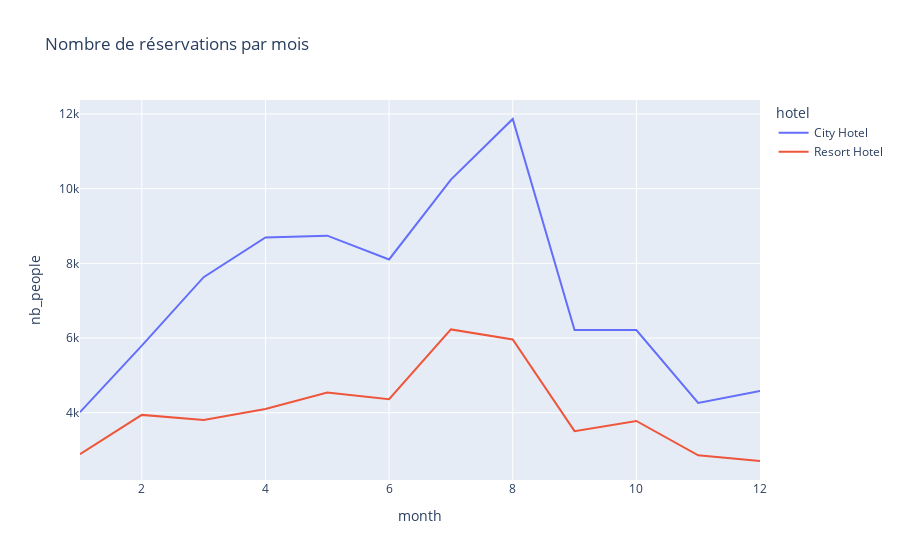

Notebook code cell kept with this figure:
### Code cell
#nombre de réservations par mois
df['nb_people'] = df['adults']+df['children']+df['babies']
nb_people = df.groupby(['month', 'hotel'])['nb_people'].sum().reset_index()
nb_people
fig = px.line(nb_people, x = 'month', y = 'nb_people', color = 'hotel',
            title = 'Nombre de réservations par mois')
fig.show()

### Figure 1 — Plotly figure (JSON) as saved in the notebook; plotly's stock layout.template omitted (floating-point values rounded to 4 significant figures)
{"data": [{"hovertemplate": "hotel=City Hotel<br>month=%{x}<br>nb_people=%{y}<extra></extra>", "legendgroup": "City Hotel", "line": {"color": "#636efa", "dash": "solid"}, "marker": {"symbol": "circle"}, "mode": "lines", "name": "City Hotel", "orientation": "v", "showlegend": true, "type": "scatter", "x": [1, 2, 3, 4, 5, 6, 7, 8, 9, 10, 11, 12], "xaxis": "x", "y": [4014, 5797, 7630, 8695, 8741, 8104, 10243, 11866, 6216, 6213, 4260, 4581], "yaxis": "y"}, {"hovertemplate": "hotel=Resort Hotel<br>month=%{x}<br>nb_people=%{y}<extra></extra>", "legendgroup": "Resort Hotel", "line": {"color": "#EF553B", "dash": "solid"}, "marker": {"symbol": "circle"}, "mode": "lines", "name": "Resort Hotel", "orientation": "v", "showlegend": true, "type": "scatter", "x": [1, 2, 3, 4, 5, 6, 7, 8, 9, 10, 11, 12], "xaxis": "x", "y": [2889, 3941, 3807, 4097, 4539, 4362, 6230, 5961, 3505, 3778, 2859, 2706], "yaxis": "y"}], "layout": {"legend": {"title": {"text": "hotel"}, "tracegroupgap": 0}, "title": {"text": "Nombre de réservations par mois"}, "xaxis": {"anchor": "y", "domain": [0, 1], "title": {"text": "month"}}, "yaxis": {"anchor": "x", "domain": [0, 1], "title": {"text": "nb_people"}}}}
